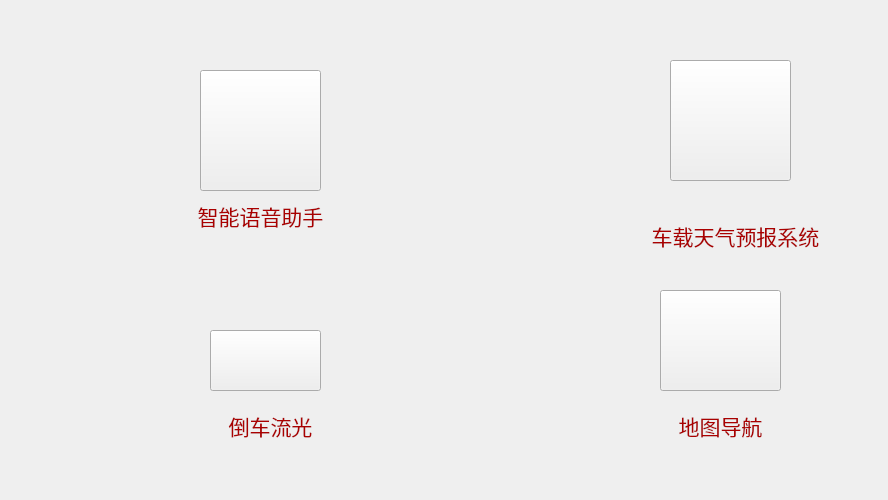
<?xml version="1.0" encoding="UTF-8"?>
<ui version="4.0">
 <class>middleControl</class>
 <widget class="QWidget" name="middleControl">
  <property name="geometry">
   <rect>
    <x>0</x>
    <y>0</y>
    <width>888</width>
    <height>500</height>
   </rect>
  </property>
  <property name="sizePolicy">
   <sizepolicy hsizetype="Fixed" vsizetype="Fixed">
    <horstretch>0</horstretch>
    <verstretch>0</verstretch>
   </sizepolicy>
  </property>
  <property name="windowTitle">
   <string>Form</string>
  </property>
  <property name="autoFillBackground">
   <bool>true</bool>
  </property>
  <widget class="QLabel" name="label">
   <property name="geometry">
    <rect>
     <x>0</x>
     <y>3</y>
     <width>881</width>
     <height>691</height>
    </rect>
   </property>
   <property name="sizePolicy">
    <sizepolicy hsizetype="Minimum" vsizetype="Minimum">
     <horstretch>0</horstretch>
     <verstretch>0</verstretch>
    </sizepolicy>
   </property>
   <property name="minimumSize">
    <size>
     <width>792</width>
     <height>684</height>
    </size>
   </property>
   <property name="autoFillBackground">
    <bool>true</bool>
   </property>
   <property name="text">
    <string/>
   </property>
   <property name="alignment">
    <set>Qt::AlignCenter</set>
   </property>
  </widget>
  <widget class="QPushButton" name="weatherButton">
   <property name="geometry">
    <rect>
     <x>670</x>
     <y>60</y>
     <width>121</width>
     <height>121</height>
    </rect>
   </property>
   <property name="sizePolicy">
    <sizepolicy hsizetype="Maximum" vsizetype="Maximum">
     <horstretch>0</horstretch>
     <verstretch>0</verstretch>
    </sizepolicy>
   </property>
   <property name="autoFillBackground">
    <bool>false</bool>
   </property>
   <property name="text">
    <string/>
   </property>
  </widget>
  <widget class="QLabel" name="label_2">
   <property name="geometry">
    <rect>
     <x>650</x>
     <y>220</y>
     <width>171</width>
     <height>31</height>
    </rect>
   </property>
   <property name="font">
    <font>
     <family>华文行楷</family>
     <pointsize>16</pointsize>
    </font>
   </property>
   <property name="styleSheet">
    <string notr="true">color: rgb(170, 0, 0);</string>
   </property>
   <property name="text">
    <string>车载天气预报系统</string>
   </property>
   <property name="alignment">
    <set>Qt::AlignCenter</set>
   </property>
  </widget>
  <widget class="QPushButton" name="cameraButton_2">
   <property name="geometry">
    <rect>
     <x>210</x>
     <y>330</y>
     <width>111</width>
     <height>61</height>
    </rect>
   </property>
   <property name="sizePolicy">
    <sizepolicy hsizetype="Maximum" vsizetype="Maximum">
     <horstretch>0</horstretch>
     <verstretch>0</verstretch>
    </sizepolicy>
   </property>
   <property name="autoFillBackground">
    <bool>false</bool>
   </property>
   <property name="text">
    <string/>
   </property>
  </widget>
  <widget class="QLabel" name="label_3">
   <property name="geometry">
    <rect>
     <x>200</x>
     <y>410</y>
     <width>141</width>
     <height>31</height>
    </rect>
   </property>
   <property name="font">
    <font>
     <family>华文行楷</family>
     <pointsize>16</pointsize>
    </font>
   </property>
   <property name="styleSheet">
    <string notr="true">color: rgb(170, 0, 0);</string>
   </property>
   <property name="text">
    <string>倒车流光</string>
   </property>
   <property name="alignment">
    <set>Qt::AlignCenter</set>
   </property>
  </widget>
  <widget class="QPushButton" name="yuyingButton_2">
   <property name="geometry">
    <rect>
     <x>200</x>
     <y>70</y>
     <width>121</width>
     <height>121</height>
    </rect>
   </property>
   <property name="sizePolicy">
    <sizepolicy hsizetype="Maximum" vsizetype="Maximum">
     <horstretch>0</horstretch>
     <verstretch>0</verstretch>
    </sizepolicy>
   </property>
   <property name="autoFillBackground">
    <bool>false</bool>
   </property>
   <property name="text">
    <string/>
   </property>
  </widget>
  <widget class="QLabel" name="label_4">
   <property name="geometry">
    <rect>
     <x>190</x>
     <y>200</y>
     <width>141</width>
     <height>31</height>
    </rect>
   </property>
   <property name="font">
    <font>
     <family>华文行楷</family>
     <pointsize>16</pointsize>
    </font>
   </property>
   <property name="styleSheet">
    <string notr="true">color: rgb(170, 0, 0);</string>
   </property>
   <property name="text">
    <string>智能语音助手</string>
   </property>
   <property name="alignment">
    <set>Qt::AlignCenter</set>
   </property>
  </widget>
  <widget class="QPushButton" name="navigateButton_2">
   <property name="geometry">
    <rect>
     <x>660</x>
     <y>290</y>
     <width>121</width>
     <height>101</height>
    </rect>
   </property>
   <property name="sizePolicy">
    <sizepolicy hsizetype="Maximum" vsizetype="Maximum">
     <horstretch>0</horstretch>
     <verstretch>0</verstretch>
    </sizepolicy>
   </property>
   <property name="autoFillBackground">
    <bool>false</bool>
   </property>
   <property name="text">
    <string/>
   </property>
  </widget>
  <widget class="QLabel" name="label_5">
   <property name="geometry">
    <rect>
     <x>650</x>
     <y>410</y>
     <width>141</width>
     <height>31</height>
    </rect>
   </property>
   <property name="font">
    <font>
     <family>华文行楷</family>
     <pointsize>16</pointsize>
    </font>
   </property>
   <property name="styleSheet">
    <string notr="true">color: rgb(170, 0, 0);</string>
   </property>
   <property name="text">
    <string>地图导航</string>
   </property>
   <property name="alignment">
    <set>Qt::AlignCenter</set>
   </property>
  </widget>
 </widget>
 <resources/>
 <connections/>
</ui>
